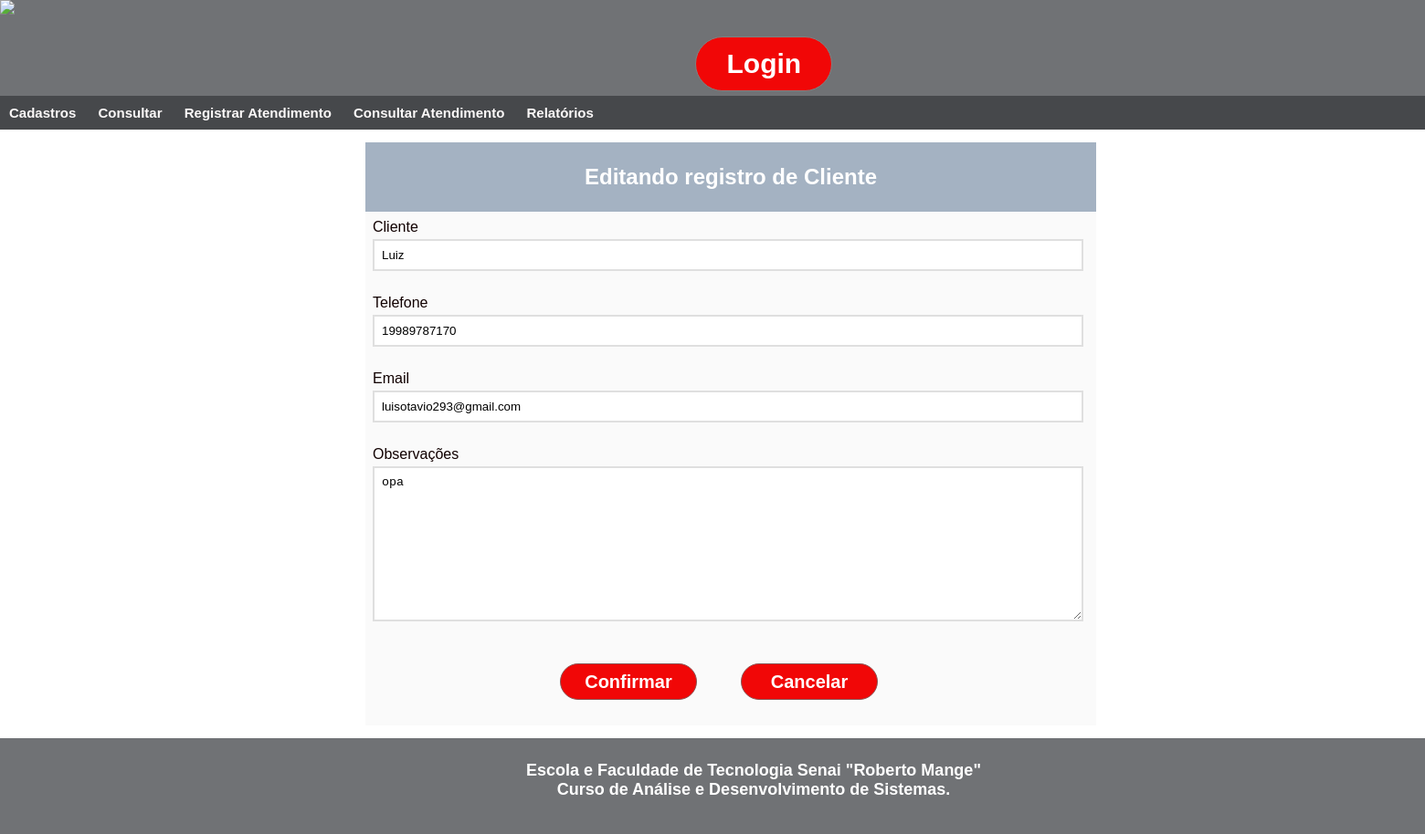
Page /edit_cliente/2 on the earlier database version.
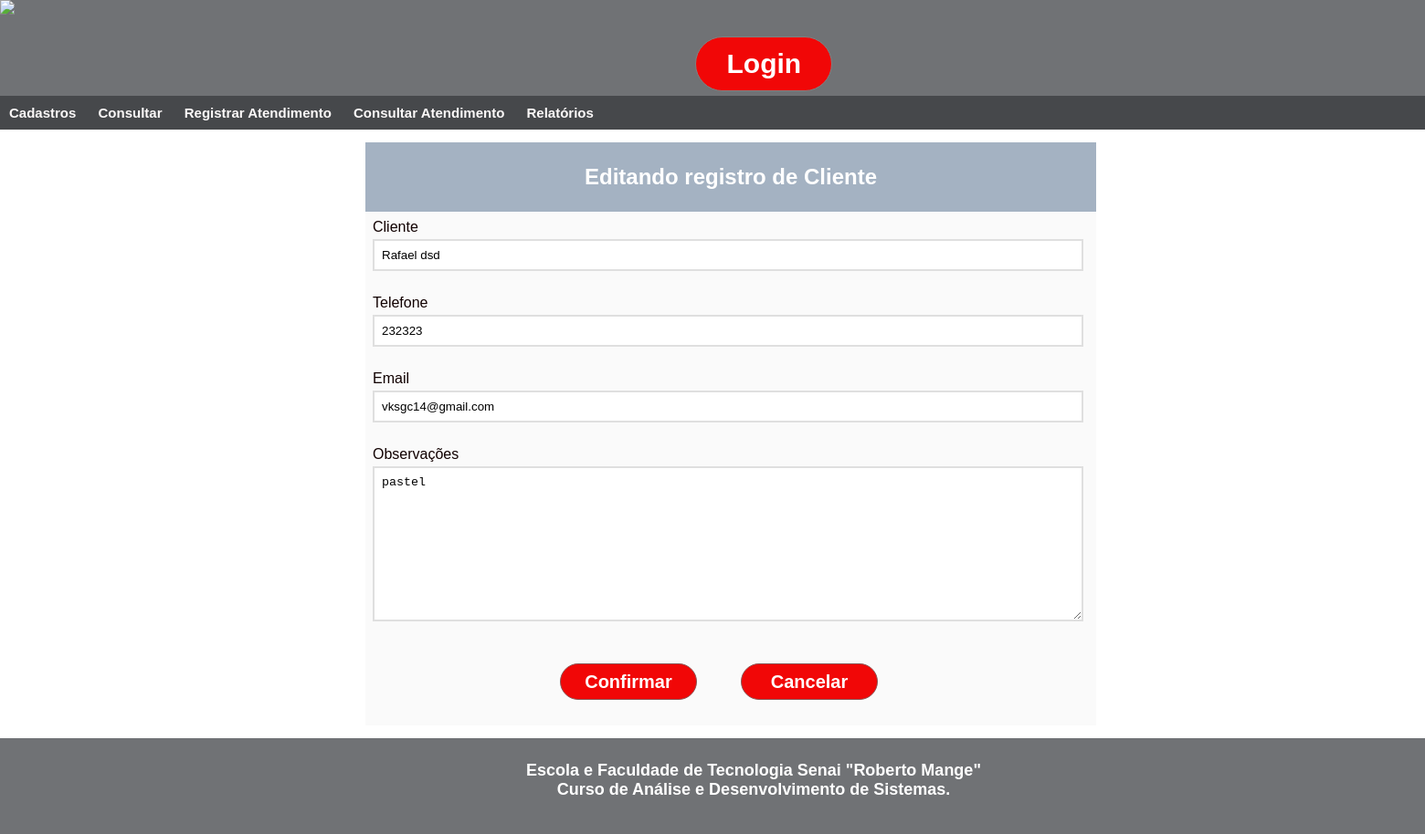
Same page on the later database version.
### App_Prospect/models.py (models this page shows, shortened)
class Cliente(models.Model):
    nome = models.CharField(max_length=120)
    telefone = models.CharField(max_length=24)
    email = models.CharField(max_length=120)
    observacao = models.TextField()
    criado_em = models.DateTimeField(auto_now_add=True)
    atualizado_em = models.DateTimeField(auto_now=True)

### App_Prospect/views.py (the view)
# urls.py: path('edit_cliente/<int:id>', views.edit_cliente, name='cons_cliente'),
def edit_cliente(request, id):
    dados_editar = get_object_or_404(Cliente, pk=id)
    return render(request, 'Edit_Cliente.html', {'dados_do_cliente': dados_editar})

### App_Prospect/templates/Edit_Cliente.html (shortened to what this page needs)
{% load static %}
<!DOCTYPE html>
<html lang="en">
<head>
    <link rel="stylesheet" type="text/css" href="{% static 'css/main.css' %}">
</head>
<header class="login">
    <div class="fundo_menu">
        <div class="logo_senai">
            <a href="/"><img src="{% static 'imagens/logo_senai.png' %}" /></a>
        </div>
        <div class="botao_login">
            <button class="btn btn_login">Login</button>
        </div>
    </div>
</header>
<nav class="menu">
    <ul>
        <li><a href="">Cadastros</a>
        </li>
        <li><a href="">Consultar</a>
        </li>
        <li><a href="Registrar.html">Registrar Atendimento</a></li>
        <li><a href="Consultar.html">Consultar Atendimento</a></li>
        <li><a href="Relatorios.html">Relatórios</a></li>
    </ul>
</nav>
<body>
    <div class="principal">
    <div class="container">
        <section class="enquadramento">
            <h1> Editando registro de Cliente</h1>
        </section>
        <form id="form" class="form" method="POST" action="{% url 'salvar_cliente_editado' %}">{% csrf_token %}
               <div class="form-content">
                   <label for="nome">Cliente</label>
                   <input type="text"  name="nome" id="nome"  value="{{dados_do_cliente.nome}}" placeholder="Digite o nome do Cliente" />
                </div>
                <div class="form-content">
                    <label for="fone">Telefone</label>
                    <input type="text" name="telefone" id="telefone" value="{{dados_do_cliente.telefone}}" placeholder="Digite o telefone do Cliente"  />
                </div>
                <div class="form-content">
                    <label for="email">Email</label>
                    <input type="email" name="email" id="email" value="{{dados_do_cliente.email}}" placeholder="Digite o email do Cliente"  />
                </div>
                <div class="form-content">
                    <label for="observacao">Observações</label>
                    <textarea name="observacao" id="observacao"  cols="25" rows="10" placeholder="Digite aqui observações sobre o cliente">{{dados_do_cliente.observacao}}</textarea>
                </div>
                <div class="botoes">
                    <div class="botao_confirmar">
                        <button type="submit" class="btn_conf_cancel btn_confirmar">Confirmar</button>
                    </div>
                    <div class="botao_cancelar">
                        <button type="submit" class="btn_conf_cancel btn_cancelar">Cancelar</button>
                    </div>
                </div>
        </form>
    </div>
    </div>
</body>
<footer class="rodape">
    <div class="fundo_menu">
        <div class="rodape1">
            Escola e Faculdade de Tecnologia Senai "Roberto Mange"<br>
            Curso de Análise e Desenvolvimento de Sistemas.<br>
        </div>
    </div>
</footer>
</html>

### App_Prospect/static/css/main.css (style rules this page uses)
:root { --cor_fundo : rgb(70, 72, 75); --cor_hover : rgb(150, 104, 104); --cor_primaria : rgb(252, 249, 249); }
div.fundo_menu { display: inline-block; width: 1600px; height: 105px; column-count:3; position: relative; background-color: #707275; }
.botao_login { text-align: center; }
.btn { width: 150px; height: 60px; position: absolute; margin: 20px 0 0 500px; border: solid 1px gray; background: none; font-size: 30px; font-weight: bold; font: Arial; background-color: rgb(241, 7, 7); color: white; border-radius: 40px; cursor: pointer; }
.btn_conf_cancel { width: 150px; height: 40px; border: solid 1px rgb(190, 14, 14); background: none; font-size: 20px; font-weight: bold; font: Arial; background-color: rgb(230, 14, 14); color: white; border-radius: 40px; cursor: pointer; }
.menu ul { list-style-type: none; padding: 0; background-color: var(--cor_fundo); font-size: 15px; font-weight: bold; font-family: arial; color: white; }
.menu ul li { display:inline; position: relative; }
.menu ul li a { color: var(--cor_primaria); text-decoration: none; display:inline-block; padding: 10px; transition: background .3s; }
body { font-family: arial; color:rgb(17, 1, 1) }
* { margin: 0; padding: 0; }
body { align-content: center; width: 1600px; height: 600px; }
.principal { display: flex; justify-content: center; align-items: center; }
.container { background-color: #fafafa; margin: 14px; max-width: 800px; width: 100%; box-sizing: 0 3px 5px rbga(0,0,0, 0.5); }
.enquadramento { background: #a4b2c2; padding: 24px; text-align: center; color: #fff; }
.form { padding: 8px; padding-right: 34px; }
.form-content { margin-bottom: 8px; padding-bottom: 18px; position: relative; }
.form-content label { display: inline-block; margin-bottom: 4px; }
.form-content input { display: block; width: 100%; padding: 8px; border: 2px solid #dfdfdf; }
.form-content textarea { display:block; width: 100%; padding: 8px; border: 2px solid #dfdfdf; }
.btn_conf_cancel { width: 150px; height: 40px; border: solid 1px rgb(138, 86, 86); background: none; font-size: 20px; font-weight: bold; font: Arial; background-color: rgb(241, 7, 7); color: white; border-radius: 40px; cursor: pointer; }
.botoes { display: flex; justify-content: center; padding: 20px; gap: 3rem; }
div.rodape1 { text-align: center; font-size: 18px; font-weight: bold; font-family: arial; color: rgb(256, 256, 256); display: flex; width: 1600px; padding: 25px; justify-content: center; }

Differences in the rows shown:
changed Cliente: nome "Luiz" → "Rafael dsd"; telefone "19989787170" → "232323"; email "luisotavio293@gmail.com" → "vksgc14@gmail.com"; observacao "opa" → "pastel"
